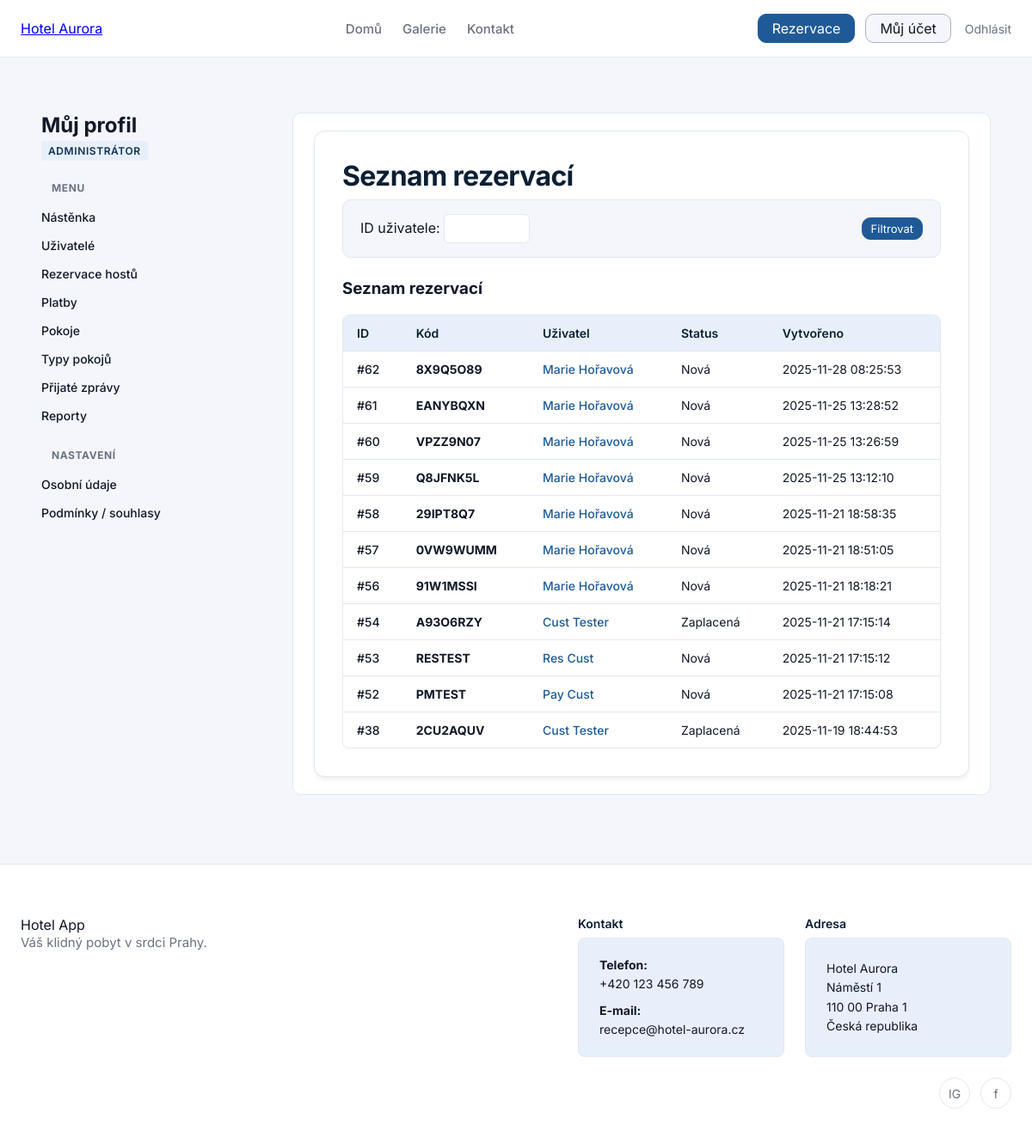
The app's page /reservations/ (signed in) with its own data.
### tables this page shows
CREATE TABLE "reservations" (
    id         INTEGER PRIMARY KEY AUTOINCREMENT,
    user_id    INTEGER NOT NULL REFERENCES users(id),
    code       TEXT NOT NULL UNIQUE,
    status_id  INTEGER NOT NULL REFERENCES "reservation_statuses"(id),
    created_at TEXT NOT NULL DEFAULT (datetime('now'))
);

CREATE TABLE "users" (
    id            INTEGER PRIMARY KEY AUTOINCREMENT,
    email         TEXT NOT NULL UNIQUE,
    password_hash TEXT NOT NULL,
    first_name    TEXT NOT NULL,
    last_name     TEXT NOT NULL,
    phone_number  TEXT,
    role_id       INTEGER NOT NULL
        REFERENCES roles(id),
    created_at    TEXT NOT NULL DEFAULT (datetime('now'))
);

### pages/ReservationPage.py (the view)
@router.get("/", name="reservations_list")
async def reservations_list(
    request: Request,
    user_id: Optional[str] = Query(default=None),
    svc: ReservationService = Depends(reservation_service),
    current_user = Depends(get_current_user),
):
    if isinstance(current_user, RedirectResponse):
        return current_user
    flags = _profile_role_flags(current_user)
    current_user_id = current_user["id"]
    if flags["is_customer"]:
        reservations: List[Dict[str, Any]] = svc.list_reservations_by_user(current_user_id)
        filter_user_id: Optional[int] = current_user_id
    else:
        if user_id not in (None, ""):
            try:
                user_id_int = int(user_id)
            except ValueError:
                reservations = svc.list_reservations()
                filter_user_id = None
            else:
                reservations = svc.list_reservations_by_user(user_id_int)
                filter_user_id = user_id_int
        else:
            reservations = svc.list_reservations()
            filter_user_id = None
    tpl = request.app.state.templates
    return tpl.TemplateResponse(
        "reservations/reservation_list.html",
        {
            "request": request,
            "title": "Seznam rezervací",
            "reservations": reservations,
            "filter_user_id": filter_user_id,
            "current_user": current_user,
            **flags,
        },
    )

### templates/reservations/reservation_list.html (shortened to what this page needs)
{% extends "profile/profile_base.html" %}
{% block profile_content %}
  {% if is_admin_or_receptionist %}
    <div class="dashboard-header">
      <h1 style="margin-bottom: 8px;">{{ title }}</h1>
    </div>
    <form method="get" action="{{ url_for('reservations_list') }}" class="admin-form">
      <label>
        ID uživatele:
        <input type="number" name="user_id" value="{{ filter_user_id or '' }}"
               style="padding: 8px 12px; border: 1px solid var(--color-border-subtle); border-radius: 6px; width: 100px;">
      </label>
      <div class="admin-filter-actions">
        <button type="submit" class="btn btn-primary btn-small">Filtrovat</button>
      </div>
    </form>
    <div class="dashboard-section">
      <h3>Seznam rezervací</h3>
      {% if reservations|length == 0 %}
        <p style="color: var(--color-text-muted);">Žádné rezervace k zobrazení.</p>
      {% else %}
        <div class="table-responsive">
          <table class="data-table">
            <thead>
              <tr>
                <th>ID</th>
                <th>Kód</th>
                <th>Uživatel</th> <th>Status</th>
                <th>Vytvořeno</th>
              </tr>
            </thead>
            <tbody>
              {% for r in reservations %}
                <tr>
                  <td>
                    <a href="{{ url_for('reservation_detail', reservation_id=r.id) }}" class="table-id-link">
                      #{{ r.id }}
                    </a>
                  </td>
                  <td><strong>{{ r.code }}</strong></td>
                  <td>
                      {% if r.user_id %}
                        <a href="{{ url_for('user_detail', user_id=r.user_id) }}" style="text-decoration: none; color: var(--color-primary-500); font-weight: 500;">
                            {% if r.user %}
                                {{ r.user.first_name }} {{ r.user.last_name }}
                            {% else %}
                                User #{{ r.user_id }}
                            {% endif %}
                        </a>
                      {% else %}
                        <span style="color: var(--color-text-muted);">-</span>
                      {% endif %}
                  </td>
                  <td>
                    {% set res_status_map = {
                        1: 'Nová',
                        2: 'Potvrzená',
                        3: 'Zaplacená',
                        4: 'Zrušená'
                    } %}
                    <span class="status-badge
                        {% if r.status_id == 2 or r.status_id == 3 %}status-confirmed
                        {% elif r.status_id == 4 %}status-cancelled
                        {% else %}status-pending{% endif %}">
                        {{ res_status_map.get(r.status_id, r.status_id) }}
                    </span>
                  </td>
                  <td>{{ r.created_at }}</td>
                </tr>
              {% endfor %}
            </tbody>
          </table>
        </div>
      {% endif %}
    </div>
  {% endif %}
</section>
{% endblock %}

### static/styles.css (style rules this page uses)
html { height: 100%; }
* { box-sizing: border-box; font-family: "Inter", sans-serif; }
:root { --color-primary-900: #0B1F33; --color-primary-700: #123457; --color-primary-500: #1F5A96; --color-primary-100: #E7F0FA; --color-primary-white: #FFFFFF; --color-accent-500: #D4A857; --color-accent-100: #FFF5E6; --color-bg-main: #F4F6FB; --color-bg-card: #FFFFFF; --color-border-subtle: #E2E8F0; --color-text-main: #111827; --color-text-muted: #6B7280; --color-text-on-dark: #F9FAFB; --color-bg-secondary: #A8B3C6; --color-success: #16A34A; --color-warning: #F59E0B; --color-error: #DC2626; --color-info: #0EA5E9; }
body { margin: 0; background: var(--color-bg-main); color: var(--color-text-main); min-height: 100vh; display: flex; flex-direction: column; }
h1 { font-size: 32px; font-weight: 700; margin-bottom: 24px; color: var(--color-primary-900); letter-spacing: -0.02em; }
.btn { padding: 6px 16px; border-radius: 10px; text-decoration: none; border: 1px solid transparent; white-space: nowrap; cursor: pointer; }
.btn-primary { background-color: var(--color-primary-500); color: var(--color-primary-white); border-color: var(--color-primary-500); }
html { scroll-behavior: smooth; }
.profile-content-card h1, .profile-content-card h2 { margin-top: 0; color: var(--color-primary-900); }
.table-responsive { overflow-x: auto; border: 1px solid var(--color-border-subtle); border-radius: 8px; }
table.data-table { width: 100%; border-collapse: collapse; font-size: 14px; }
table.data-table th { background: var(--color-primary-100); color: var(--color-primary-900); font-weight: 600; text-align: left; padding: 12px 16px; border-bottom: 1px solid var(--color-border-subtle); }
table.data-table td { padding: 12px 16px; border-bottom: 1px solid var(--color-border-subtle); color: var(--color-text-main); vertical-align: middle; }
table.data-table tr:last-child td { border-bottom: none; }
.table-id-link { color: var(--color-text-main); text-decoration: none; font-weight: 500; }
.admin-form { background: var(--color-bg-main); padding: 16px 20px; border-radius: 10px; border: 1px solid var(--color-border-subtle); margin-bottom: 24px; display: flex; align-items: center; gap: 24px; }
.admin-filter-actions { display: flex; align-items: center; gap: 12px; margin-left: auto; }
.btn-small { padding: 4px 10px; font-size: 13px; }

### records on screen
reservations: id "62", code "8X9Q5O89", user.first_name "Marie", user.last_name "Hořavová", get "Nová", created_at "2025-11-28 08:25:53"
reservations: id "61", code "EANYBQXN", user.first_name "Marie", user.last_name "Hořavová", get "Nová", created_at "2025-11-25 13:28:52"
reservations: id "60", code "VPZZ9N07", user.first_name "Marie", user.last_name "Hořavová", get "Nová", created_at "2025-11-25 13:26:59"
reservations: id "59", code "Q8JFNK5L", user.first_name "Marie", user.last_name "Hořavová", get "Nová", created_at "2025-11-25 13:12:10"
reservations: id "58", code "29IPT8Q7", user.first_name "Marie", user.last_name "Hořavová", get "Nová", created_at "2025-11-21 18:58:35"
reservations: id "57", code "0VW9WUMM", user.first_name "Marie", user.last_name "Hořavová", get "Nová", created_at "2025-11-21 18:51:05"
reservations: id "56", code "91W1MSSI", user.first_name "Marie", user.last_name "Hořavová", get "Nová", created_at "2025-11-21 18:18:21"
reservations: id "54", code "A93O6RZY", user.first_name "Cust", user.last_name "Tester", get "Zaplacená", created_at "2025-11-21 17:15:14"
reservations: id "53", code "RESTEST", user.first_name "Res", user.last_name "Cust", get "Nová", created_at "2025-11-21 17:15:12"
reservations: id "52", code "PMTEST", user.first_name "Pay", user.last_name "Cust", get "Nová", created_at "2025-11-21 17:15:08"
reservations: id "38", code "2CU2AQUV", user.first_name "Cust", user.last_name "Tester", get "Zaplacená", created_at "2025-11-19 18:44:53"

### other values on screen
{{ title }} "Seznam rezervací"
